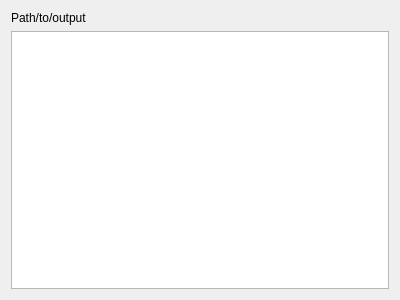
<?xml version="1.0" encoding="UTF-8"?>
<ui version="4.0">
 <class>ResTable</class>
 <widget class="QWidget" name="ResTable">
  <property name="geometry">
   <rect>
    <x>0</x>
    <y>0</y>
    <width>400</width>
    <height>300</height>
   </rect>
  </property>
  <property name="windowTitle">
   <string>Form</string>
  </property>
  <layout class="QFormLayout" name="formLayout">
   <item row="1" column="0" colspan="2">
    <widget class="QTableWidget" name="outputTableWidget"/>
   </item>
   <item row="0" column="0" colspan="2">
    <widget class="QLabel" name="outputPathLabel">
     <property name="text">
      <string>Path/to/output</string>
     </property>
    </widget>
   </item>
  </layout>
 </widget>
 <resources/>
 <connections/>
</ui>
